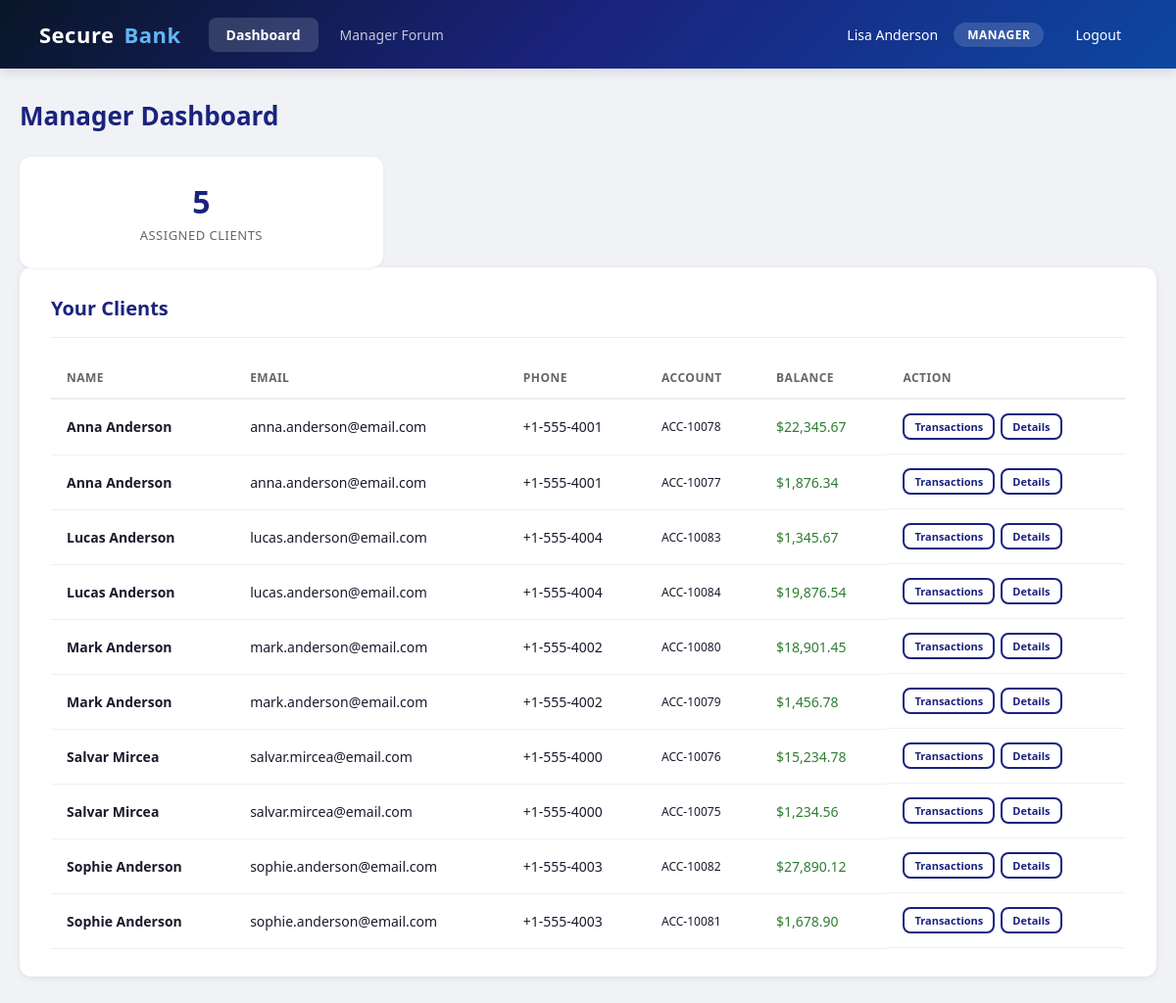
Screenshot of /manager/dashboard.php (signed in) with the database file from the repository.
### tables this page shows
CREATE TABLE accounts (
    id INT AUTO_INCREMENT PRIMARY KEY,
    user_id INT NOT NULL,
    account_number VARCHAR(20) UNIQUE NOT NULL,
    balance DECIMAL(15,2) NOT NULL DEFAULT 0.00,
    account_type VARCHAR(50) DEFAULT 'checking',
    created_at TIMESTAMP DEFAULT CURRENT_TIMESTAMP,
    FOREIGN KEY (user_id) REFERENCES users(id)
);

CREATE TABLE users (
    id INT AUTO_INCREMENT PRIMARY KEY,
    username VARCHAR(50) UNIQUE NOT NULL,
    password_hash VARCHAR(255) NOT NULL,
    role ENUM('admin', 'manager', 'client') NOT NULL DEFAULT 'client',
    full_name VARCHAR(100) NOT NULL DEFAULT '',
    email VARCHAR(100) NOT NULL DEFAULT '',
    phone VARCHAR(30) NOT NULL DEFAULT '',
    manager_id INT DEFAULT NULL,
    receive_notifications TINYINT(1) NOT NULL DEFAULT 0,
    accepted_eula TINYINT(1) NOT NULL DEFAULT 1,
    created_at TIMESTAMP DEFAULT CURRENT_TIMESTAMP,
    FOREIGN KEY (manager_id) REFERENCES users(id)
);

### src/manager/dashboard.php (the view, shortened to what this page needs)
<?php
$currentPage = 'dashboard';
$db = getDB();
$managerId = (int)$_SESSION['user_id'];
$clientCount = $db->prepare("
    SELECT COUNT(*) FROM manager_clients WHERE manager_id = :mid
");
$clientCount->execute(['mid' => $managerId]);
$totalClients = $clientCount->fetchColumn();
$clients = $db->prepare("
    SELECT u.id, u.username, u.full_name, u.email, u.phone,
           COALESCE(a.balance, 0) as balance, a.account_number, a.id as account_id, a.created_at as account_opened
    FROM manager_clients mc
    JOIN users u ON mc.client_user_id = u.id
    LEFT JOIN accounts a ON u.id = a.user_id
    WHERE mc.manager_id = :mid
    ORDER BY u.full_name
");
$clients->execute(['mid' => $managerId]);
$clientList = $clients->fetchAll();
?>
<!DOCTYPE html>
<html lang="en">
<head>
    <link rel="stylesheet" href="../css/style.css">
</head>
<body>
    <?php include '../includes/header.php'; ?>
    <div class="container">
        <h1 class="page-title">Manager Dashboard</h1>
        <div class="grid-3">
            <div class="stat-card">
                <div class="stat-value"><?= $totalClients ?></div>
                <div class="stat-label">Assigned Clients</div>
            </div>
        </div>
        <div class="card">
            <div class="card-header">
                <h2>Your Clients</h2>
            </div>
            <?php if (empty($clientList)): ?>
                <div class="empty-state"><p>No clients assigned to you yet.</p></div>
            <?php else: ?>
                <table>
                    <thead>
                        <tr>
                            <th>Name</th>
                            <th>Email</th>
                            <th>Phone</th>
                            <th>Account</th>
                            <th>Balance</th>
                            <th>Action</th>
                        </tr>
                    </thead>
                    <tbody>
                        <?php foreach ($clientList as $c): ?>
                            <tr>
                                <td><strong><?= htmlspecialchars($c['full_name'] ?: $c['username']) ?></strong></td>
                                <td><?= htmlspecialchars($c['email'] ?: 'N/A') ?></td>
                                <td><?= htmlspecialchars($c['phone'] ?: 'N/A') ?></td>
                                <td style="font-size:12px;"><?= htmlspecialchars($c['account_number'] ?? 'N/A') ?></td>
                                <td class="<?= $c['balance'] >= 0 ? 'text-green' : 'text-red' ?>">
                                    $<?= number_format($c['balance'], 2) ?>
                                </td>
                                <td style="display:flex;gap:6px;">
                                    <a href="clients.php?id=<?= $c['id'] ?>" class="btn btn-outline" style="padding:4px 10px;font-size:11px;">Transactions</a>
                                    <?php if (!empty($c['account_id'])): ?>
                                        <a href="/account_details.php?id=<?= $c['account_id'] ?>" class="btn btn-outline" style="padding:4px 10px;font-size:11px;">Details</a>
                                    <?php endif; ?>
                                </td>
                            </tr>
                        <?php endforeach; ?>
                    </tbody>
                </table>
            <?php endif; ?>
        </div>
    </div>
</body>
</html>

### src/includes/header.php
<?php
$currentPage = $currentPage ?? '';
$role = $_SESSION['role'] ?? '';
$fullName = $_SESSION['full_name'] ?? $_SESSION['username'] ?? 'User';
?>
<div class="topbar">
    <div style="display:flex;align-items:center;gap:28px;">
        <a href="/dashboard.php" class="logo" style="color:#fff;text-decoration:none;font-size:22px;">Secure<span style="color:#64b5f6;">Bank</span></a>
        <nav style="display:flex;gap:4px;">
            <a href="/dashboard.php"
               class="nav-link <?= $currentPage === 'dashboard' ? 'active' : '' ?>">
                Dashboard
            </a>
            <a href="/manager/forum.php"
               class="nav-link <?= $currentPage === 'forum' ? 'active' : '' ?>"
               <?= $role === 'client' ? 'tabindex="-1" aria-disabled="true"' : '' ?>>
                Manager Forum
            </a>
        </nav>
    </div>
    <div class="user-info" style="display:flex;align-items:center;gap:16px;">
        <span style="font-size:14px;"><?= htmlspecialchars($fullName) ?></span>
        <span class="role-badge"><?= ucfirst($role) ?></span>
        <a href="/logout.php">Logout</a>
    </div>
</div>

### src/css/style.css (style rules this page uses)
* { margin: 0; padding: 0; box-sizing: border-box; }
body { font-family: 'Segoe UI', Tahoma, Geneva, Verdana, sans-serif; background: #f0f2f5; color: #1a1a2e; min-height: 100vh; }
.topbar { background: linear-gradient(135deg, #0a1628 0%, #1a237e 50%, #0d47a1 100%); color: #fff; padding: 0 40px; height: 70px; display: flex; align-items: center; justify-content: space-between; box-shadow: 0 2px 12px rgba(0,0,0,0.15); position: sticky; top: 0; z-index: 100; }
.topbar .logo { font-size: 24px; font-weight: 700; letter-spacing: 0.5px; display: flex; align-items: center; gap: 10px; }
.topbar .logo span { color: #64b5f6; }
.topbar .user-info { display: flex; align-items: center; gap: 20px; font-size: 14px; }
.topbar .user-info .role-badge { background: rgba(255,255,255,0.15); padding: 4px 14px; border-radius: 20px; font-size: 12px; font-weight: 600; text-transform: uppercase; letter-spacing: 0.5px; }
.topbar .user-info a { color: #fff; text-decoration: none; font-weight: 500; padding: 8px 16px; border-radius: 8px; transition: background 0.2s; }
.container { max-width: 1200px; margin: 0 auto; padding: 30px 20px; }
.card { background: #fff; border-radius: 12px; box-shadow: 0 1px 4px rgba(0,0,0,0.06), 0 2px 12px rgba(0,0,0,0.04); padding: 28px 32px; margin-bottom: 24px; transition: box-shadow 0.2s; }
.card-header { display: flex; align-items: center; justify-content: space-between; margin-bottom: 20px; padding-bottom: 16px; border-bottom: 1px solid #eee; }
.card-header h2 { font-size: 20px; font-weight: 600; color: #1a237e; }
.btn { display: inline-flex; align-items: center; gap: 8px; padding: 10px 24px; border: none; border-radius: 8px; font-size: 14px; font-weight: 600; cursor: pointer; text-decoration: none; transition: all 0.2s; }
.btn-outline { background: transparent; color: #1a237e; border: 2px solid #1a237e; }
table { width: 100%; border-collapse: collapse; }
table th { text-align: left; padding: 12px 16px; font-size: 12px; text-transform: uppercase; letter-spacing: 0.5px; color: #666; border-bottom: 2px solid #eee; }
table td { padding: 14px 16px; border-bottom: 1px solid #f0f0f0; font-size: 14px; }
.text-green { color: #2e7d32; }
.grid-3 { display: grid; grid-template-columns: 1fr 1fr 1fr; gap: 24px; }
.stat-card { background: #fff; border-radius: 12px; padding: 24px; box-shadow: 0 1px 4px rgba(0,0,0,0.06); text-align: center; }
.stat-card .stat-value { font-size: 32px; font-weight: 700; color: #1a237e; margin-bottom: 4px; }
.stat-card .stat-label { font-size: 13px; color: #666; text-transform: uppercase; letter-spacing: 0.5px; }
.page-title { font-size: 26px; font-weight: 700; color: #1a237e; margin-bottom: 24px; }
.nav-link { color: rgba(255,255,255,0.75); text-decoration: none; padding: 8px 18px; border-radius: 8px; font-size: 14px; font-weight: 500; transition: all 0.2s; }
.nav-link.active { color: #fff; background: rgba(255,255,255,0.15); font-weight: 600; }

### rows the page displays
accounts: user.full_name "Anna Anderson", user.email "anna.anderson@email.com", user.phone "+1-555-4001", account_number "ACC-10078", balance "22,345.67"
accounts: user.full_name "Anna Anderson", user.email "anna.anderson@email.com", user.phone "+1-555-4001", account_number "ACC-10077", balance "1,876.34"
accounts: user.full_name "Lucas Anderson", user.email "lucas.anderson@email.com", user.phone "+1-555-4004", account_number "ACC-10083", balance "1,345.67"
accounts: user.full_name "Lucas Anderson", user.email "lucas.anderson@email.com", user.phone "+1-555-4004", account_number "ACC-10084", balance "19,876.54"
accounts: user.full_name "Mark Anderson", user.email "mark.anderson@email.com", user.phone "+1-555-4002", account_number "ACC-10080", balance "18,901.45"
accounts: user.full_name "Mark Anderson", user.email "mark.anderson@email.com", user.phone "+1-555-4002", account_number "ACC-10079", balance "1,456.78"
accounts: user.full_name "Salvar Mircea", user.email "salvar.mircea@email.com", user.phone "+1-555-4000", account_number "ACC-10076", balance "15,234.78"
accounts: user.full_name "Salvar Mircea", user.email "salvar.mircea@email.com", user.phone "+1-555-4000", account_number "ACC-10075", balance "1,234.56"
accounts: user.full_name "Sophie Anderson", user.email "sophie.anderson@email.com", user.phone "+1-555-4003", account_number "ACC-10082", balance "27,890.12"
accounts: user.full_name "Sophie Anderson", user.email "sophie.anderson@email.com", user.phone "+1-555-4003", account_number "ACC-10081", balance "1,678.90"

### other values shown
$fullName "Lisa Anderson"
$role "MANAGER"
$totalClients "5"
